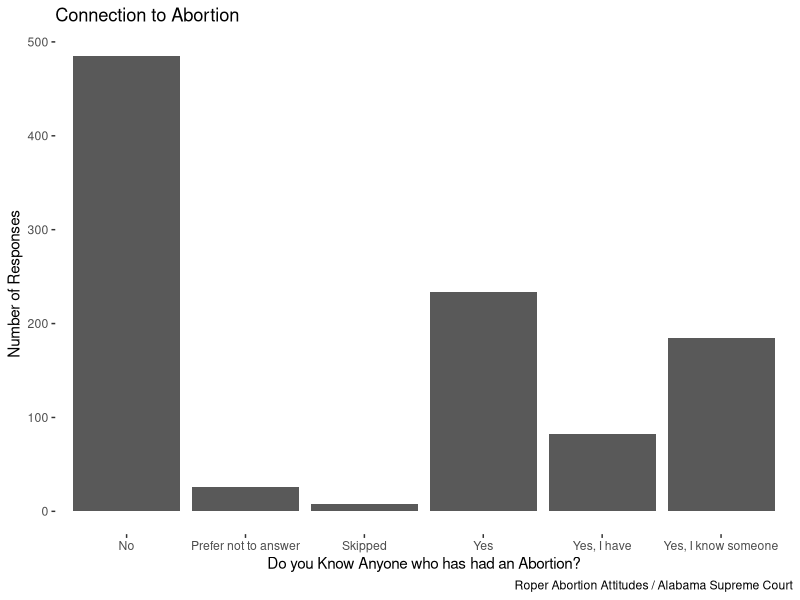

Reproduce this figure in R.
## ---- chunk 1
library(tidyverse)
abortions <- read_csv("Data/Final Project Data.csv")

a_attitudes <- abortions |> group_by(...17) |> summarize(n = n()) 

a_attitudes <- a_attitudes |> 
filter(...17 != "BNE3_2") 
ggplot(data = a_attitudes, mapping = aes(x = ...17, y = n)) +
  geom_col() + theme(panel.background = element_blank()) + labs(x = "Do you Know Anyone who has had an Abortion?", y = "Number of Responses", title = "Connection to Abortion", caption = "Roper Abortion Attitudes / Alabama Supreme Court")
## ---- chunk 2

abortions_yes <- abortions |> mutate( yes = ...17 == "Yes" | ...17 == "Yes, I have" | ...17 == "Yes, I know someone") |> filter(yes)

abortions_yes |> select(...17, ...13) |> group_by(...13) |> summarize(n = n()) |> mutate(prop = n/sum(n)) |> knitr::kable(col.names = c("Abortion Ban at 16 Weeks", "Number of Answers", "Prop. of Answers "), caption = "Responses To Abortion Ban By Those Who Know Someone Who Has Had An Abortion")

## ---- chunk 3
abortions_no <- abortions |> filter(...17 == "No")

abortions_no |> select(...17, ...13) |> group_by(...13) |>
  summarize(n = n()) |> mutate(prop = n/sum(n)) |> knitr::kable(col.names = c("Abortion Ban at 16 Weeks", "Number of Answers", "Prop. of Answers "), caption = "Responses To Abortion Ban By Those Who Don't Know Someone Who Has Had An Abortion")
